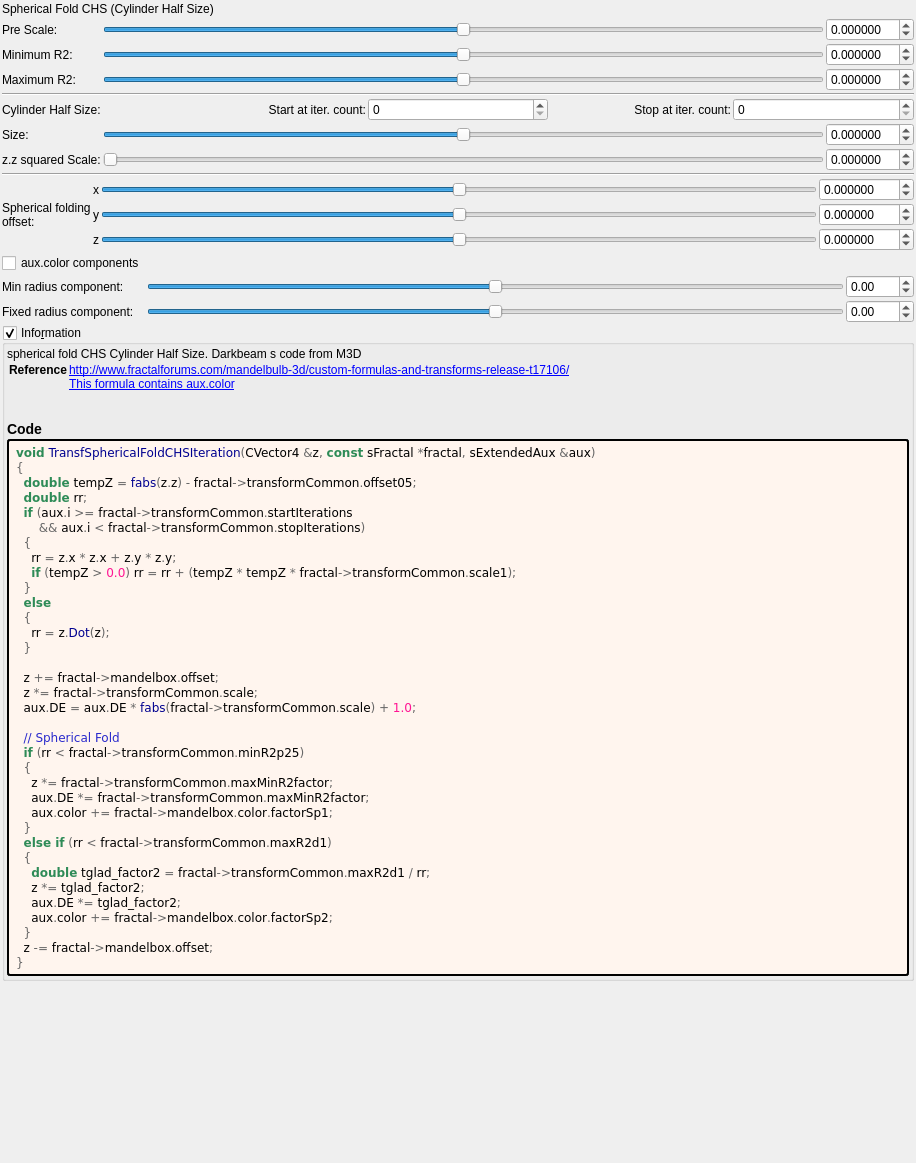
 <widget class="QWidget" name="Form">
  <property name="geometry">
   <rect>
    <x>0</x>
    <y>0</y>
    <width>916</width>
    <height>1163</height>
   </rect>
  </property>
  <property name="windowTitle">
   <string notr="true">transf_spherical_fold_chs</string>
  </property>
  <layout class="QVBoxLayout" name="verticalLayout">
   <property name="spacing">
    <number>2</number>
   </property>
   <property name="leftMargin">
    <number>2</number>
   </property>
   <property name="topMargin">
    <number>2</number>
   </property>
   <property name="rightMargin">
    <number>2</number>
   </property>
   <property name="bottomMargin">
    <number>2</number>
   </property>
   <item>
    <widget class="QLabel" name="label_17">
     <property name="text">
      <string>Spherical Fold CHS (Cylinder Half Size)</string>
     </property>
    </widget>
   </item>
   <item>
    <layout class="QGridLayout" name="gridLayout_2">
     <item row="5" column="0" colspan="3">
      <layout class="QGridLayout" name="gridLayout">
       <item row="1" column="1">
        <widget class="QLabel" name="label_66">
         <property name="text">
          <string>Start at iter. count:</string>
         </property>
         <property name="alignment">
          <set>Qt::AlignRight|Qt::AlignTrailing|Qt::AlignVCenter</set>
         </property>
        </widget>
       </item>
       <item row="1" column="3">
        <widget class="QLabel" name="label_49">
         <property name="text">
          <string>Stop at iter. count:</string>
         </property>
         <property name="alignment">
          <set>Qt::AlignRight|Qt::AlignTrailing|Qt::AlignVCenter</set>
         </property>
        </widget>
       </item>
       <item row="1" column="2">
        <widget class="MySpinBox" name="spinboxInt_transf_start_iterations">
         <property name="sizePolicy">
          <sizepolicy hsizetype="Minimum" vsizetype="Maximum">
           <horstretch>0</horstretch>
           <verstretch>0</verstretch>
          </sizepolicy>
         </property>
         <property name="minimum">
          <number>0</number>
         </property>
         <property name="maximum">
          <number>250</number>
         </property>
         <property name="value">
          <number>0</number>
         </property>
        </widget>
       </item>
       <item row="1" column="4">
        <widget class="MySpinBox" name="spinboxInt_transf_stop_iterations">
         <property name="sizePolicy">
          <sizepolicy hsizetype="Preferred" vsizetype="Maximum">
           <horstretch>0</horstretch>
           <verstretch>0</verstretch>
          </sizepolicy>
         </property>
         <property name="maximum">
          <number>250</number>
         </property>
        </widget>
       </item>
       <item row="1" column="0">
        <widget class="QLabel" name="label_109">
         <property name="text">
          <string>Cylinder Half Size:</string>
         </property>
        </widget>
       </item>
       <item row="0" column="0" colspan="5">
        <widget class="Line" name="line">
         <property name="orientation">
          <enum>Qt::Horizontal</enum>
         </property>
        </widget>
       </item>
      </layout>
     </item>
     <item row="6" column="2">
      <widget class="MyDoubleSpinBox" name="spinbox_transf_offset_05">
       <property name="sizePolicy">
        <sizepolicy hsizetype="Minimum" vsizetype="Maximum">
         <horstretch>0</horstretch>
         <verstretch>0</verstretch>
        </sizepolicy>
       </property>
       <property name="prefix">
        <string/>
       </property>
       <property name="suffix">
        <string/>
       </property>
       <property name="decimals">
        <number>6</number>
       </property>
       <property name="minimum">
        <double>-99.989999999999995</double>
       </property>
       <property name="maximum">
        <double>99.989999999999995</double>
       </property>
       <property name="singleStep">
        <double>0.100000000000000</double>
       </property>
      </widget>
     </item>
     <item row="7" column="2">
      <widget class="MyDoubleSpinBox" name="spinbox_transf_scale_1">
       <property name="sizePolicy">
        <sizepolicy hsizetype="Minimum" vsizetype="Maximum">
         <horstretch>0</horstretch>
         <verstretch>0</verstretch>
        </sizepolicy>
       </property>
       <property name="prefix">
        <string/>
       </property>
       <property name="suffix">
        <string/>
       </property>
       <property name="decimals">
        <number>6</number>
       </property>
       <property name="minimum">
        <double>-99.989999999999995</double>
       </property>
       <property name="maximum">
        <double>99.989999999999995</double>
       </property>
       <property name="singleStep">
        <double>0.100000000000000</double>
       </property>
      </widget>
     </item>
     <item row="4" column="1">
      <widget class="QSlider" name="slider_transf_maxR2_1">
       <property name="sizePolicy">
        <sizepolicy hsizetype="Expanding" vsizetype="Maximum">
         <horstretch>0</horstretch>
         <verstretch>0</verstretch>
        </sizepolicy>
       </property>
       <property name="minimum">
        <number>-5000000</number>
       </property>
       <property name="maximum">
        <number>5000000</number>
       </property>
       <property name="value">
        <number>0</number>
       </property>
       <property name="sliderPosition">
        <number>0</number>
       </property>
       <property name="orientation">
        <enum>Qt::Horizontal</enum>
       </property>
      </widget>
     </item>
     <item row="6" column="0">
      <widget class="QLabel" name="label_108">
       <property name="text">
        <string>Size:</string>
       </property>
      </widget>
     </item>
     <item row="6" column="1">
      <widget class="QSlider" name="slider_transf_offset_05">
       <property name="sizePolicy">
        <sizepolicy hsizetype="Expanding" vsizetype="Maximum">
         <horstretch>0</horstretch>
         <verstretch>0</verstretch>
        </sizepolicy>
       </property>
       <property name="minimum">
        <number>-10000000</number>
       </property>
       <property name="maximum">
        <number>10000000</number>
       </property>
       <property name="value">
        <number>0</number>
       </property>
       <property name="sliderPosition">
        <number>0</number>
       </property>
       <property name="orientation">
        <enum>Qt::Horizontal</enum>
       </property>
      </widget>
     </item>
     <item row="3" column="2">
      <widget class="MyDoubleSpinBox" name="spinbox_transf_minR2_p25">
       <property name="sizePolicy">
        <sizepolicy hsizetype="Minimum" vsizetype="Maximum">
         <horstretch>0</horstretch>
         <verstretch>0</verstretch>
        </sizepolicy>
       </property>
       <property name="prefix">
        <string/>
       </property>
       <property name="suffix">
        <string/>
       </property>
       <property name="decimals">
        <number>6</number>
       </property>
       <property name="minimum">
        <double>-99.989999999999995</double>
       </property>
       <property name="maximum">
        <double>99.989999999999995</double>
       </property>
       <property name="singleStep">
        <double>0.100000000000000</double>
       </property>
      </widget>
     </item>
     <item row="7" column="1">
      <widget class="QSlider" name="slider_transf_scale_1">
       <property name="sizePolicy">
        <sizepolicy hsizetype="Expanding" vsizetype="Maximum">
         <horstretch>0</horstretch>
         <verstretch>0</verstretch>
        </sizepolicy>
       </property>
       <property name="minimum">
        <number>0</number>
       </property>
       <property name="maximum">
        <number>1000000</number>
       </property>
       <property name="value">
        <number>0</number>
       </property>
       <property name="sliderPosition">
        <number>0</number>
       </property>
       <property name="orientation">
        <enum>Qt::Horizontal</enum>
       </property>
      </widget>
     </item>
     <item row="3" column="1">
      <widget class="QSlider" name="slider_transf_minR2_p25">
       <property name="sizePolicy">
        <sizepolicy hsizetype="Expanding" vsizetype="Maximum">
         <horstretch>0</horstretch>
         <verstretch>0</verstretch>
        </sizepolicy>
       </property>
       <property name="minimum">
        <number>-5000000</number>
       </property>
       <property name="maximum">
        <number>5000000</number>
       </property>
       <property name="value">
        <number>0</number>
       </property>
       <property name="sliderPosition">
        <number>0</number>
       </property>
       <property name="orientation">
        <enum>Qt::Horizontal</enum>
       </property>
      </widget>
     </item>
     <item row="7" column="0">
      <widget class="QLabel" name="label_110">
       <property name="text">
        <string>z.z squared Scale:</string>
       </property>
      </widget>
     </item>
     <item row="2" column="1">
      <widget class="QSlider" name="slider_transf_scale">
       <property name="sizePolicy">
        <sizepolicy hsizetype="Expanding" vsizetype="Maximum">
         <horstretch>0</horstretch>
         <verstretch>0</verstretch>
        </sizepolicy>
       </property>
       <property name="minimum">
        <number>-5000000</number>
       </property>
       <property name="maximum">
        <number>5000000</number>
       </property>
       <property name="value">
        <number>0</number>
       </property>
       <property name="sliderPosition">
        <number>0</number>
       </property>
       <property name="orientation">
        <enum>Qt::Horizontal</enum>
       </property>
      </widget>
     </item>
     <item row="3" column="0">
      <widget class="QLabel" name="label_48">
       <property name="text">
        <string>Minimum R2:</string>
       </property>
      </widget>
     </item>
     <item row="4" column="0">
      <widget class="QLabel" name="label_16">
       <property name="text">
        <string>Maximum R2:</string>
       </property>
      </widget>
     </item>
     <item row="2" column="0">
      <widget class="QLabel" name="label_18">
       <property name="text">
        <string>Pre Scale:</string>
       </property>
      </widget>
     </item>
     <item row="2" column="2">
      <widget class="MyDoubleSpinBox" name="spinbox_transf_scale">
       <property name="sizePolicy">
        <sizepolicy hsizetype="Minimum" vsizetype="Maximum">
         <horstretch>0</horstretch>
         <verstretch>0</verstretch>
        </sizepolicy>
       </property>
       <property name="prefix">
        <string/>
       </property>
       <property name="suffix">
        <string/>
       </property>
       <property name="decimals">
        <number>6</number>
       </property>
       <property name="minimum">
        <double>-99.989999999999995</double>
       </property>
       <property name="maximum">
        <double>99.989999999999995</double>
       </property>
       <property name="singleStep">
        <double>0.100000000000000</double>
       </property>
      </widget>
     </item>
     <item row="4" column="2">
      <widget class="MyDoubleSpinBox" name="spinbox_transf_maxR2_1">
       <property name="sizePolicy">
        <sizepolicy hsizetype="Minimum" vsizetype="Maximum">
         <horstretch>0</horstretch>
         <verstretch>0</verstretch>
        </sizepolicy>
       </property>
       <property name="prefix">
        <string/>
       </property>
       <property name="suffix">
        <string/>
       </property>
       <property name="decimals">
        <number>6</number>
       </property>
       <property name="minimum">
        <double>-99.989999999999995</double>
       </property>
       <property name="maximum">
        <double>99.989999999999995</double>
       </property>
       <property name="singleStep">
        <double>0.100000000000000</double>
       </property>
      </widget>
     </item>
    </layout>
   </item>
   <item>
    <widget class="Line" name="line_2">
     <property name="orientation">
      <enum>Qt::Horizontal</enum>
     </property>
    </widget>
   </item>
   <item>
    <layout class="QGridLayout" name="gridLayout_16">
     <property name="spacing">
      <number>2</number>
     </property>
     <item row="3" column="2">
      <widget class="QSlider" name="slider3_mandelbox_offset_x">
       <property name="sizePolicy">
        <sizepolicy hsizetype="Expanding" vsizetype="Maximum">
         <horstretch>0</horstretch>
         <verstretch>0</verstretch>
        </sizepolicy>
       </property>
       <property name="minimum">
        <number>-5000000</number>
       </property>
       <property name="maximum">
        <number>5000000</number>
       </property>
       <property name="singleStep">
        <number>1</number>
       </property>
       <property name="orientation">
        <enum>Qt::Horizontal</enum>
       </property>
      </widget>
     </item>
     <item row="3" column="0" rowspan="3">
      <widget class="QLabel" name="label_15">
       <property name="text">
        <string>Spherical folding
offset:</string>
       </property>
      </widget>
     </item>
     <item row="5" column="2">
      <widget class="QSlider" name="slider3_mandelbox_offset_z">
       <property name="sizePolicy">
        <sizepolicy hsizetype="Expanding" vsizetype="Maximum">
         <horstretch>0</horstretch>
         <verstretch>0</verstretch>
        </sizepolicy>
       </property>
       <property name="minimum">
        <number>-5000000</number>
       </property>
       <property name="maximum">
        <number>5000000</number>
       </property>
       <property name="singleStep">
        <number>1</number>
       </property>
       <property name="orientation">
        <enum>Qt::Horizontal</enum>
       </property>
      </widget>
     </item>
     <item row="4" column="2">
      <widget class="QSlider" name="slider3_mandelbox_offset_y">
       <property name="sizePolicy">
        <sizepolicy hsizetype="Expanding" vsizetype="Maximum">
         <horstretch>0</horstretch>
         <verstretch>0</verstretch>
        </sizepolicy>
       </property>
       <property name="minimum">
        <number>-5000000</number>
       </property>
       <property name="maximum">
        <number>5000000</number>
       </property>
       <property name="singleStep">
        <number>1</number>
       </property>
       <property name="orientation">
        <enum>Qt::Horizontal</enum>
       </property>
      </widget>
     </item>
     <item row="5" column="3">
      <widget class="MyDoubleSpinBox" name="spinbox3_mandelbox_offset_z">
       <property name="sizePolicy">
        <sizepolicy hsizetype="Minimum" vsizetype="Maximum">
         <horstretch>0</horstretch>
         <verstretch>0</verstretch>
        </sizepolicy>
       </property>
       <property name="prefix">
        <string/>
       </property>
       <property name="suffix">
        <string/>
       </property>
       <property name="decimals">
        <number>6</number>
       </property>
       <property name="minimum">
        <double>-100.000000000000000</double>
       </property>
       <property name="maximum">
        <double>100.000000000000000</double>
       </property>
       <property name="singleStep">
        <double>0.100000000000000</double>
       </property>
      </widget>
     </item>
     <item row="4" column="3">
      <widget class="MyDoubleSpinBox" name="spinbox3_mandelbox_offset_y">
       <property name="sizePolicy">
        <sizepolicy hsizetype="Minimum" vsizetype="Maximum">
         <horstretch>0</horstretch>
         <verstretch>0</verstretch>
        </sizepolicy>
       </property>
       <property name="prefix">
        <string/>
       </property>
       <property name="suffix">
        <string/>
       </property>
       <property name="decimals">
        <number>6</number>
       </property>
       <property name="minimum">
        <double>-100.000000000000000</double>
       </property>
       <property name="maximum">
        <double>100.000000000000000</double>
       </property>
       <property name="singleStep">
        <double>0.100000000000000</double>
       </property>
      </widget>
     </item>
     <item row="3" column="3">
      <widget class="MyDoubleSpinBox" name="spinbox3_mandelbox_offset_x">
       <property name="sizePolicy">
        <sizepolicy hsizetype="Minimum" vsizetype="Maximum">
         <horstretch>0</horstretch>
         <verstretch>0</verstretch>
        </sizepolicy>
       </property>
       <property name="prefix">
        <string/>
       </property>
       <property name="suffix">
        <string/>
       </property>
       <property name="decimals">
        <number>6</number>
       </property>
       <property name="minimum">
        <double>-100.000000000000000</double>
       </property>
       <property name="maximum">
        <double>100.000000000000000</double>
       </property>
       <property name="singleStep">
        <double>0.100000000000000</double>
       </property>
      </widget>
     </item>
     <item row="5" column="1">
      <widget class="QLabel" name="label_117">
       <property name="sizePolicy">
        <sizepolicy hsizetype="Preferred" vsizetype="Preferred">
         <horstretch>0</horstretch>
         <verstretch>0</verstretch>
        </sizepolicy>
       </property>
       <property name="text">
        <string notr="true">z</string>
       </property>
       <property name="alignment">
        <set>Qt::AlignRight|Qt::AlignTrailing|Qt::AlignVCenter</set>
       </property>
      </widget>
     </item>
     <item row="4" column="1">
      <widget class="QLabel" name="label_116">
       <property name="sizePolicy">
        <sizepolicy hsizetype="Preferred" vsizetype="Preferred">
         <horstretch>0</horstretch>
         <verstretch>0</verstretch>
        </sizepolicy>
       </property>
       <property name="text">
        <string notr="true">y</string>
       </property>
       <property name="alignment">
        <set>Qt::AlignRight|Qt::AlignTrailing|Qt::AlignVCenter</set>
       </property>
      </widget>
     </item>
     <item row="3" column="1">
      <widget class="QLabel" name="label_115">
       <property name="sizePolicy">
        <sizepolicy hsizetype="Preferred" vsizetype="Preferred">
         <horstretch>0</horstretch>
         <verstretch>0</verstretch>
        </sizepolicy>
       </property>
       <property name="text">
        <string notr="true">x</string>
       </property>
       <property name="alignment">
        <set>Qt::AlignRight|Qt::AlignTrailing|Qt::AlignVCenter</set>
       </property>
      </widget>
     </item>
    </layout>
   </item>
   <item>
    <layout class="QGridLayout" name="gridLayout_6">
     <property name="spacing">
      <number>2</number>
     </property>
     <item row="1" column="2">
      <widget class="MyDoubleSpinBox" name="spinbox_mandelbox_color_Sp1">
       <property name="sizePolicy">
        <sizepolicy hsizetype="Minimum" vsizetype="Maximum">
         <horstretch>0</horstretch>
         <verstretch>0</verstretch>
        </sizepolicy>
       </property>
       <property name="prefix">
        <string/>
       </property>
       <property name="suffix">
        <string/>
       </property>
       <property name="decimals">
        <number>2</number>
       </property>
       <property name="minimum">
        <double>-100.000000000000000</double>
       </property>
       <property name="maximum">
        <double>100.000000000000000</double>
       </property>
       <property name="singleStep">
        <double>0.100000000000000</double>
       </property>
      </widget>
     </item>
     <item row="1" column="1">
      <widget class="QSlider" name="slider_mandelbox_color_Sp1">
       <property name="sizePolicy">
        <sizepolicy hsizetype="Expanding" vsizetype="Maximum">
         <horstretch>0</horstretch>
         <verstretch>0</verstretch>
        </sizepolicy>
       </property>
       <property name="minimum">
        <number>-500</number>
       </property>
       <property name="maximum">
        <number>500</number>
       </property>
       <property name="singleStep">
        <number>1</number>
       </property>
       <property name="orientation">
        <enum>Qt::Horizontal</enum>
       </property>
      </widget>
     </item>
     <item row="1" column="0">
      <widget class="QLabel" name="label_28">
       <property name="text">
        <string>Min radius component:</string>
       </property>
      </widget>
     </item>
     <item row="2" column="2">
      <widget class="MyDoubleSpinBox" name="spinbox_mandelbox_color_Sp2">
       <property name="sizePolicy">
        <sizepolicy hsizetype="Minimum" vsizetype="Maximum">
         <horstretch>0</horstretch>
         <verstretch>0</verstretch>
        </sizepolicy>
       </property>
       <property name="prefix">
        <string/>
       </property>
       <property name="suffix">
        <string/>
       </property>
       <property name="decimals">
        <number>2</number>
       </property>
       <property name="minimum">
        <double>-100.000000000000000</double>
       </property>
       <property name="maximum">
        <double>100.000000000000000</double>
       </property>
       <property name="singleStep">
        <double>0.100000000000000</double>
       </property>
      </widget>
     </item>
     <item row="2" column="1">
      <widget class="QSlider" name="slider_mandelbox_color_Sp2">
       <property name="sizePolicy">
        <sizepolicy hsizetype="Expanding" vsizetype="Maximum">
         <horstretch>0</horstretch>
         <verstretch>0</verstretch>
        </sizepolicy>
       </property>
       <property name="minimum">
        <number>-500</number>
       </property>
       <property name="maximum">
        <number>500</number>
       </property>
       <property name="singleStep">
        <number>1</number>
       </property>
       <property name="orientation">
        <enum>Qt::Horizontal</enum>
       </property>
      </widget>
     </item>
     <item row="2" column="0">
      <widget class="QLabel" name="label_29">
       <property name="text">
        <string>Fixed radius component:</string>
       </property>
      </widget>
     </item>
     <item row="0" column="0">
      <widget class="QCheckBox" name="checkBox_fold_color_aux_color_enabled_false">
       <property name="text">
        <string notr="true">aux.color components</string>
       </property>
      </widget>
     </item>
    </layout>
   </item>
   <item>
    <widget class="MyGroupBox" name="groupCheck_info">
     <property name="title">
      <string>Info&amp;rmation</string>
     </property>
     <property name="flat">
      <bool>false</bool>
     </property>
     <property name="checkable">
      <bool>true</bool>
     </property>
     <layout class="QVBoxLayout" name="verticalLayout_2">
      <property name="spacing">
       <number>2</number>
      </property>
      <property name="leftMargin">
       <number>2</number>
      </property>
      <property name="topMargin">
       <number>2</number>
      </property>
      <property name="rightMargin">
       <number>2</number>
      </property>
      <property name="bottomMargin">
       <number>2</number>
      </property>
      <item>
       <widget class="QLabel" name="label_information_general">
        <property name="text">
         <string notr="true">&lt;p&gt;spherical fold CHS Cylinder Half Size. Darkbeam s code from M3D&lt;/p&gt;&lt;table&gt;
&lt;tr&gt;&lt;th&gt;Reference&lt;/th&gt;&lt;td&gt;&lt;a href=&quot;http://www.fractalforums.com/mandelbulb-3d/custom-formulas-and-transforms-release-t17106/&quot;&gt;http://www.fractalforums.com/mandelbulb-3d/custom-formulas-and-transforms-release-t17106/&lt;br&gt;
&lt;a href=&quot;This formula contains aux.color&quot;&gt;This formula contains aux.color&lt;br&gt;
&lt;/td&gt;&lt;/tr&gt;
&lt;/table&gt;
&lt;h3&gt;Code&lt;/h3&gt;</string>
        </property>
        <property name="wordWrap">
         <bool>true</bool>
        </property>
        <property name="openExternalLinks">
         <bool>true</bool>
        </property>
        <property name="textInteractionFlags">
         <set>Qt::LinksAccessibleByMouse|Qt::TextSelectableByMouse</set>
        </property>
       </widget>
      </item>
      <item>
       <widget class="QLabel" name="label_code_content">
        <property name="styleSheet">
         <string notr="true">border-style: outset; border-width: 2px; border-radius: 3px; border-color: black; background-color: #fff5ee; padding: 4px;</string>
        </property>
        <property name="text">
         <string notr="true">&lt;body style=&quot;background-color:#fff5ee&quot;&gt;
&lt;pre style=&quot;color:#000000; background-color:#fff5ee;  font-family:'Courier New',monospace;&quot;&gt;&lt;span style=&quot;color:#2e8b57; font-weight:bold&quot;&gt;void&lt;/span&gt; &lt;span style=&quot;color:#00008f&quot;&gt;TransfSphericalFoldCHSIteration&lt;/span&gt;&lt;span style=&quot;color:#676767&quot;&gt;(&lt;/span&gt;CVector4 &lt;span style=&quot;color:#676767&quot;&gt;&amp;amp;&lt;/span&gt;z&lt;span style=&quot;color:#676767&quot;&gt;,&lt;/span&gt; &lt;span style=&quot;color:#2e8b57; font-weight:bold&quot;&gt;const&lt;/span&gt; sFractal &lt;span style=&quot;color:#676767&quot;&gt;*&lt;/span&gt;fractal&lt;span style=&quot;color:#676767&quot;&gt;,&lt;/span&gt; sExtendedAux &lt;span style=&quot;color:#676767&quot;&gt;&amp;amp;&lt;/span&gt;aux&lt;span style=&quot;color:#676767&quot;&gt;)&lt;/span&gt;
&lt;span style=&quot;color:#676767&quot;&gt;{&lt;/span&gt;
  &lt;span style=&quot;color:#2e8b57; font-weight:bold&quot;&gt;double&lt;/span&gt; tempZ &lt;span style=&quot;color:#676767&quot;&gt;=&lt;/span&gt; &lt;span style=&quot;color:#00008f&quot;&gt;fabs&lt;/span&gt;&lt;span style=&quot;color:#676767&quot;&gt;(&lt;/span&gt;z&lt;span style=&quot;color:#676767&quot;&gt;.&lt;/span&gt;z&lt;span style=&quot;color:#676767&quot;&gt;) -&lt;/span&gt; fractal&lt;span style=&quot;color:#676767&quot;&gt;-&amp;gt;&lt;/span&gt;transformCommon&lt;span style=&quot;color:#676767&quot;&gt;.&lt;/span&gt;offset05&lt;span style=&quot;color:#676767&quot;&gt;;&lt;/span&gt;
  &lt;span style=&quot;color:#2e8b57; font-weight:bold&quot;&gt;double&lt;/span&gt; rr&lt;span style=&quot;color:#676767&quot;&gt;;&lt;/span&gt;
  &lt;span style=&quot;color:#2e8b57; font-weight:bold&quot;&gt;if&lt;/span&gt; &lt;span style=&quot;color:#676767&quot;&gt;(&lt;/span&gt;aux&lt;span style=&quot;color:#676767&quot;&gt;.&lt;/span&gt;i &lt;span style=&quot;color:#676767&quot;&gt;&amp;gt;=&lt;/span&gt; fractal&lt;span style=&quot;color:#676767&quot;&gt;-&amp;gt;&lt;/span&gt;transformCommon&lt;span style=&quot;color:#676767&quot;&gt;.&lt;/span&gt;startIterations
      &lt;span style=&quot;color:#676767&quot;&gt;&amp;amp;&amp;amp;&lt;/span&gt; aux&lt;span style=&quot;color:#676767&quot;&gt;.&lt;/span&gt;i &lt;span style=&quot;color:#676767&quot;&gt;&amp;lt;&lt;/span&gt; fractal&lt;span style=&quot;color:#676767&quot;&gt;-&amp;gt;&lt;/span&gt;transformCommon&lt;span style=&quot;color:#676767&quot;&gt;.&lt;/span&gt;stopIterations&lt;span style=&quot;color:#676767&quot;&gt;)&lt;/span&gt;
  &lt;span style=&quot;color:#676767&quot;&gt;{&lt;/span&gt;
    rr &lt;span style=&quot;color:#676767&quot;&gt;=&lt;/span&gt; z&lt;span style=&quot;color:#676767&quot;&gt;.&lt;/span&gt;x &lt;span style=&quot;color:#676767&quot;&gt;*&lt;/span&gt; z&lt;span style=&quot;color:#676767&quot;&gt;.&lt;/span&gt;x &lt;span style=&quot;color:#676767&quot;&gt;+&lt;/span&gt; z&lt;span style=&quot;color:#676767&quot;&gt;.&lt;/span&gt;y &lt;span style=&quot;color:#676767&quot;&gt;*&lt;/span&gt; z&lt;span style=&quot;color:#676767&quot;&gt;.&lt;/span&gt;y&lt;span style=&quot;color:#676767&quot;&gt;;&lt;/span&gt;
    &lt;span style=&quot;color:#2e8b57; font-weight:bold&quot;&gt;if&lt;/span&gt; &lt;span style=&quot;color:#676767&quot;&gt;(&lt;/span&gt;tempZ &lt;span style=&quot;color:#676767&quot;&gt;&amp;gt;&lt;/span&gt; &lt;span style=&quot;color:#ff1493&quot;&gt;0.0&lt;/span&gt;&lt;span style=&quot;color:#676767&quot;&gt;)&lt;/span&gt; rr &lt;span style=&quot;color:#676767&quot;&gt;=&lt;/span&gt; rr &lt;span style=&quot;color:#676767&quot;&gt;+ (&lt;/span&gt;tempZ &lt;span style=&quot;color:#676767&quot;&gt;*&lt;/span&gt; tempZ &lt;span style=&quot;color:#676767&quot;&gt;*&lt;/span&gt; fractal&lt;span style=&quot;color:#676767&quot;&gt;-&amp;gt;&lt;/span&gt;transformCommon&lt;span style=&quot;color:#676767&quot;&gt;.&lt;/span&gt;scale1&lt;span style=&quot;color:#676767&quot;&gt;);&lt;/span&gt;
  &lt;span style=&quot;color:#676767&quot;&gt;}&lt;/span&gt;
  &lt;span style=&quot;color:#2e8b57; font-weight:bold&quot;&gt;else&lt;/span&gt;
  &lt;span style=&quot;color:#676767&quot;&gt;{&lt;/span&gt;
    rr &lt;span style=&quot;color:#676767&quot;&gt;=&lt;/span&gt; z&lt;span style=&quot;color:#676767&quot;&gt;.&lt;/span&gt;&lt;span style=&quot;color:#00008f&quot;&gt;Dot&lt;/span&gt;&lt;span style=&quot;color:#676767&quot;&gt;(&lt;/span&gt;z&lt;span style=&quot;color:#676767&quot;&gt;);&lt;/span&gt;
  &lt;span style=&quot;color:#676767&quot;&gt;}&lt;/span&gt;

  z &lt;span style=&quot;color:#676767&quot;&gt;+=&lt;/span&gt; fractal&lt;span style=&quot;color:#676767&quot;&gt;-&amp;gt;&lt;/span&gt;mandelbox&lt;span style=&quot;color:#676767&quot;&gt;.&lt;/span&gt;offset&lt;span style=&quot;color:#676767&quot;&gt;;&lt;/span&gt;
  z &lt;span style=&quot;color:#676767&quot;&gt;*=&lt;/span&gt; fractal&lt;span style=&quot;color:#676767&quot;&gt;-&amp;gt;&lt;/span&gt;transformCommon&lt;span style=&quot;color:#676767&quot;&gt;.&lt;/span&gt;scale&lt;span style=&quot;color:#676767&quot;&gt;;&lt;/span&gt;
  aux&lt;span style=&quot;color:#676767&quot;&gt;.&lt;/span&gt;DE &lt;span style=&quot;color:#676767&quot;&gt;=&lt;/span&gt; aux&lt;span style=&quot;color:#676767&quot;&gt;.&lt;/span&gt;DE &lt;span style=&quot;color:#676767&quot;&gt;*&lt;/span&gt; &lt;span style=&quot;color:#00008f&quot;&gt;fabs&lt;/span&gt;&lt;span style=&quot;color:#676767&quot;&gt;(&lt;/span&gt;fractal&lt;span style=&quot;color:#676767&quot;&gt;-&amp;gt;&lt;/span&gt;transformCommon&lt;span style=&quot;color:#676767&quot;&gt;.&lt;/span&gt;scale&lt;span style=&quot;color:#676767&quot;&gt;) +&lt;/span&gt; &lt;span style=&quot;color:#ff1493&quot;&gt;1.0&lt;/span&gt;&lt;span style=&quot;color:#676767&quot;&gt;;&lt;/span&gt;

  &lt;span style=&quot;color:#2929cc&quot;&gt;// Spherical Fold&lt;/span&gt;
  &lt;span style=&quot;color:#2e8b57; font-weight:bold&quot;&gt;if&lt;/span&gt; &lt;span style=&quot;color:#676767&quot;&gt;(&lt;/span&gt;rr &lt;span style=&quot;color:#676767&quot;&gt;&amp;lt;&lt;/span&gt; fractal&lt;span style=&quot;color:#676767&quot;&gt;-&amp;gt;&lt;/span&gt;transformCommon&lt;span style=&quot;color:#676767&quot;&gt;.&lt;/span&gt;minR2p25&lt;span style=&quot;color:#676767&quot;&gt;)&lt;/span&gt;
  &lt;span style=&quot;color:#676767&quot;&gt;{&lt;/span&gt;
    z &lt;span style=&quot;color:#676767&quot;&gt;*=&lt;/span&gt; fractal&lt;span style=&quot;color:#676767&quot;&gt;-&amp;gt;&lt;/span&gt;transformCommon&lt;span style=&quot;color:#676767&quot;&gt;.&lt;/span&gt;maxMinR2factor&lt;span style=&quot;color:#676767&quot;&gt;;&lt;/span&gt;
    aux&lt;span style=&quot;color:#676767&quot;&gt;.&lt;/span&gt;DE &lt;span style=&quot;color:#676767&quot;&gt;*=&lt;/span&gt; fractal&lt;span style=&quot;color:#676767&quot;&gt;-&amp;gt;&lt;/span&gt;transformCommon&lt;span style=&quot;color:#676767&quot;&gt;.&lt;/span&gt;maxMinR2factor&lt;span style=&quot;color:#676767&quot;&gt;;&lt;/span&gt;
    aux&lt;span style=&quot;color:#676767&quot;&gt;.&lt;/span&gt;color &lt;span style=&quot;color:#676767&quot;&gt;+=&lt;/span&gt; fractal&lt;span style=&quot;color:#676767&quot;&gt;-&amp;gt;&lt;/span&gt;mandelbox&lt;span style=&quot;color:#676767&quot;&gt;.&lt;/span&gt;color&lt;span style=&quot;color:#676767&quot;&gt;.&lt;/span&gt;factorSp1&lt;span style=&quot;color:#676767&quot;&gt;;&lt;/span&gt;
  &lt;span style=&quot;color:#676767&quot;&gt;}&lt;/span&gt;
  &lt;span style=&quot;color:#2e8b57; font-weight:bold&quot;&gt;else if&lt;/span&gt; &lt;span style=&quot;color:#676767&quot;&gt;(&lt;/span&gt;rr &lt;span style=&quot;color:#676767&quot;&gt;&amp;lt;&lt;/span&gt; fractal&lt;span style=&quot;color:#676767&quot;&gt;-&amp;gt;&lt;/span&gt;transformCommon&lt;span style=&quot;color:#676767&quot;&gt;.&lt;/span&gt;maxR2d1&lt;span style=&quot;color:#676767&quot;&gt;)&lt;/span&gt;
  &lt;span style=&quot;color:#676767&quot;&gt;{&lt;/span&gt;
    &lt;span style=&quot;color:#2e8b57; font-weight:bold&quot;&gt;double&lt;/span&gt; tglad_factor2 &lt;span style=&quot;color:#676767&quot;&gt;=&lt;/span&gt; fractal&lt;span style=&quot;color:#676767&quot;&gt;-&amp;gt;&lt;/span&gt;transformCommon&lt;span style=&quot;color:#676767&quot;&gt;.&lt;/span&gt;maxR2d1 &lt;span style=&quot;color:#676767&quot;&gt;/&lt;/span&gt; rr&lt;span style=&quot;color:#676767&quot;&gt;;&lt;/span&gt;
    z &lt;span style=&quot;color:#676767&quot;&gt;*=&lt;/span&gt; tglad_factor2&lt;span style=&quot;color:#676767&quot;&gt;;&lt;/span&gt;
    aux&lt;span style=&quot;color:#676767&quot;&gt;.&lt;/span&gt;DE &lt;span style=&quot;color:#676767&quot;&gt;*=&lt;/span&gt; tglad_factor2&lt;span style=&quot;color:#676767&quot;&gt;;&lt;/span&gt;
    aux&lt;span style=&quot;color:#676767&quot;&gt;.&lt;/span&gt;color &lt;span style=&quot;color:#676767&quot;&gt;+=&lt;/span&gt; fractal&lt;span style=&quot;color:#676767&quot;&gt;-&amp;gt;&lt;/span&gt;mandelbox&lt;span style=&quot;color:#676767&quot;&gt;.&lt;/span&gt;color&lt;span style=&quot;color:#676767&quot;&gt;.&lt;/span&gt;factorSp2&lt;span style=&quot;color:#676767&quot;&gt;;&lt;/span&gt;
  &lt;span style=&quot;color:#676767&quot;&gt;}&lt;/span&gt;
  z &lt;span style=&quot;color:#676767&quot;&gt;-=&lt;/span&gt; fractal&lt;span style=&quot;color:#676767&quot;&gt;-&amp;gt;&lt;/span&gt;mandelbox&lt;span style=&quot;color:#676767&quot;&gt;.&lt;/span&gt;offset&lt;span style=&quot;color:#676767&quot;&gt;;&lt;/span&gt;
&lt;span style=&quot;color:#676767&quot;&gt;}&lt;/span&gt;
&lt;/pre&gt;
&lt;/body&gt;</string>
        </property>
        <property name="wordWrap">
         <bool>true</bool>
        </property>
        <property name="openExternalLinks">
         <bool>true</bool>
        </property>
        <property name="textInteractionFlags">
         <set>Qt::LinksAccessibleByMouse|Qt::TextSelectableByMouse</set>
        </property>
       </widget>
      </item>
     </layout>
    </widget>
   </item>
   <item>
    <spacer name="verticalSpacer">
     <property name="orientation">
      <enum>Qt::Vertical</enum>
     </property>
     <property name="sizeHint" stdset="0">
      <size>
       <width>20</width>
       <height>40</height>
      </size>
     </property>
    </spacer>
   </item>
  </layout>
 </widget>
